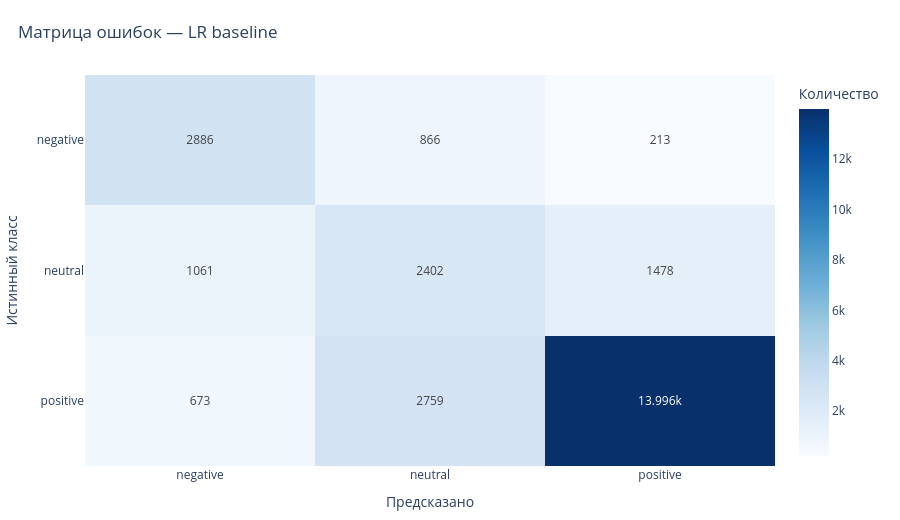

The notebook cell saved with this chart:
### Markdown cell above
### 6.6 Матрица ошибок лучшей модели

Матрица ошибок показывает абсолютные числа правильных и неправильных
классификаций для каждой пары (истинный класс, предсказанный класс).

### Code cell
preds_map = {
    "LR baseline": MODELS_BASELINE["LogisticRegression"].predict(X_test_tfidf),
    "LinearSVC baseline": MODELS_BASELINE["LinearSVC"].predict(X_test_tfidf),
    "CatBoost baseline": np.array(MODELS_BASELINE["CatBoostClassifier"].predict(X_test_tfidf)).flatten(),
    "LR tuned": lr_preds,
    "LinearSVC tuned": svc_preds,
    "CatBoost tuned": catboost_optuna_preds,
    "TF-IDF + LSA": lsa_preds,
}

best_preds = preds_map[best_model_name]
labels_sorted = sorted(y_test.unique())

plot_confusion_matrix_plotly(
    y_test,
    best_preds,
    labels_sorted,
    title=f"Матрица ошибок — {best_model_name}",
)

### Figure 1 — Plotly figure (JSON) as saved in the notebook; plotly's stock layout.template omitted (floating-point values rounded to 4 significant figures)
{"data": [{"coloraxis": "coloraxis", "hovertemplate": "Истинный класс: %{y}<br>Предсказано: %{x}<br>Количество: %{z}<extra></extra>", "name": "0", "texttemplate": "%{z}", "type": "heatmap", "x": ["negative", "neutral", "positive"], "xaxis": "x", "y": ["negative", "neutral", "positive"], "yaxis": "y", "z": [[2886, 866, 213], [1061, 2402, 1478], [673, 2759, 13996]]}], "layout": {"coloraxis": {"colorbar": {"title": {"text": "Количество"}}, "colorscale": [[0, "rgb(247,251,255)"], [0.125, "rgb(222,235,247)"], [0.25, "rgb(198,219,239)"], [0.375, "rgb(158,202,225)"], [0.5, "rgb(107,174,214)"], [0.625, "rgb(66,146,198)"], [0.75, "rgb(33,113,181)"], [0.875, "rgb(8,81,156)"], [1, "rgb(8,48,107)"]]}, "font": {"size": 12}, "height": 520, "legend": {"title": {"text": "Класс"}}, "margin": {"b": 40, "l": 40, "r": 30, "t": 75}, "title": {"text": "Матрица ошибок — LR baseline", "x": 0.02}, "xaxis": {"anchor": "y", "domain": [0, 1], "title": {"text": "Предсказано"}}, "yaxis": {"anchor": "x", "autorange": "reversed", "domain": [0, 1], "title": {"text": "Истинный класс"}}}}
